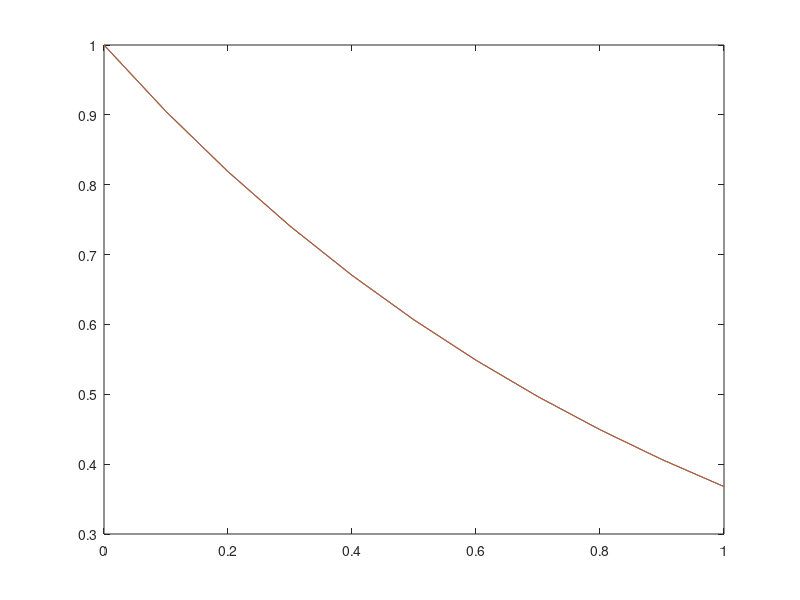

Write the MATLAB code that produced this figure.
# L4Z1 Metoda Kutty

# y_(n+1) = y_n + hf(t_n, y_n)

# y' = -y, y(0) = 1

f = @(t,y) - y;
T = 1;
h = 0.1;
t = 0:h:T;
y = zeros(size(t));
y(1) = 1;

for n = 1:length(y) - 1
  k1 = f(t(n), y(n));
  k2 = f(t(n) + 1/2 * h, y(n) + 1/2 * h * k1);
  k3 = f(t(n) + h, y(n) - h * k1 + 2 * h * k2);
  y(n+1) = y(n) + 1/6 * h * (k1 + 4 * k2 + k3);
end

plot(t,y)
hold on
plot(t, exp(-t));
